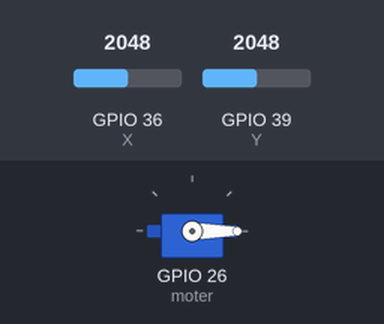
Recording of a sketch running on a simulated ESP32. Shown: servo. The inputs (shaded band) are chosen by the test bench; at power-on: GPIO 36 (X) = 2048, GPIO 39 (Y) = 2048. What the sketch prints to the serial monitor is not drawn.

Above: at 1.2 s.
1.3 s: GPIO 36 (X) set to 3940
2.8 s: GPIO 36 (X) set to 4028
At 3.25 s:
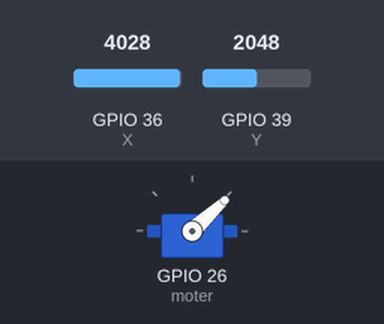
At 5.4 s:
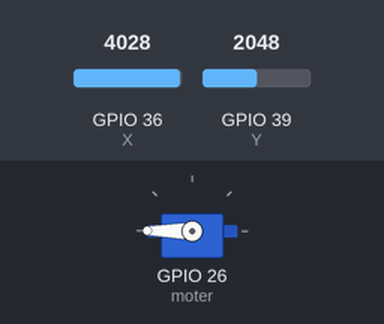
5.8 s: GPIO 36 (X) set to 105
7.3 s: GPIO 36 (X) set to 89
At 7.45 s:
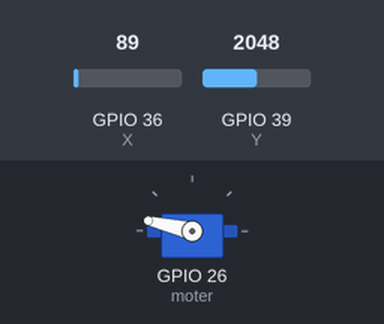
At 8.06 s:
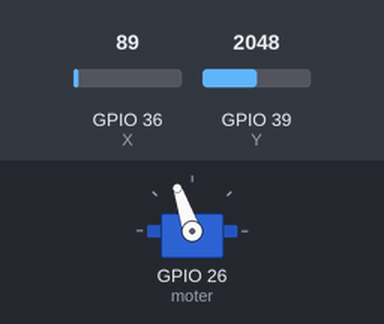
10.3 s: GPIO 39 (Y) set to 110
11.8 s: GPIO 39 (Y) set to 93
Timing chart, 0 to 14.7 s (numbered marks = the images above; inputs shaded):
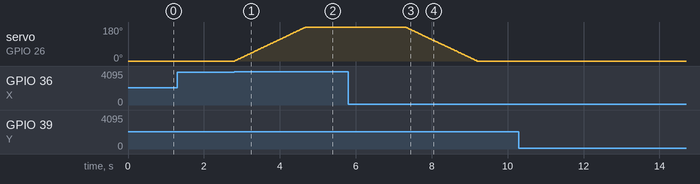

The sketch:

servo_joystick.ino
```cpp
#include <ESP32_Servo.h>
Servo servo;

int value = 0;

const int X = 36;
const int Y = 39;
const int moter = 26;

void setup() {
  Serial.begin(115200);
  servo.attach(moter);
  //pinMode(SW_P,INPUT_PULLUP);
}

void loop() {
/*
  Serial.print("Axis_X: ");
  Serial.println(analogRead(X));

  Serial.print("Axis_Y: ");
  Serial.println(analogRead(Y));
*/


  if (analogRead(X) > 4000 && value < 180){
    Serial.println("창문 열기");
    value += 1;
  }
  else if (analogRead(X) < 100 && value > 0){
    Serial.println("창문 닫기");
    value -= 1;
  }


  if (analogRead(Y) > 4000){
    Serial.println("블라인드 닫기");
  }
  else if (analogRead(Y) < 100){
    Serial.println("블라인드 열기");
  }
  servo.write(value);
  delay(10);
}
```

Measured:
- the behaviour switches between 4000 and 4001 on GPIO 36 (X) (found by bisection; images 0 and 1)
- the behaviour switches between 100 and 99 on GPIO 36 (X) (found by bisection; images 2 and 3)
- after the input at 1.3 s, every drawn part: stays the same
- after the input at 2.8 s, servo on GPIO 26 (moter): moves from 0° to 180° over 1.9 s, starting at once
- after the input at 5.8 s, every drawn part: stays the same
- after the input at 7.3 s, servo on GPIO 26 (moter): moves from 180° to 0° over 1.9 s, starting at once
- after the input at 10.3 s, every drawn part: stays the same
- after the input at 11.8 s, every drawn part: stays the same
